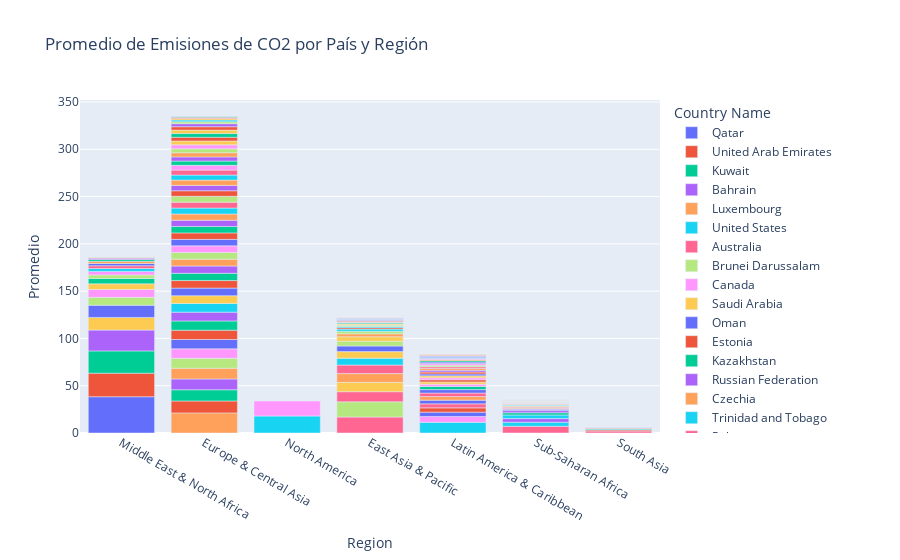

Here is the notebook cell this chart was saved with:
### Code cell
fig = px.bar(df_promedio, x="Region", y="Promedio", color="Country Name", title="Promedio de Emisiones de CO2 por País y Región")
fig.show()
